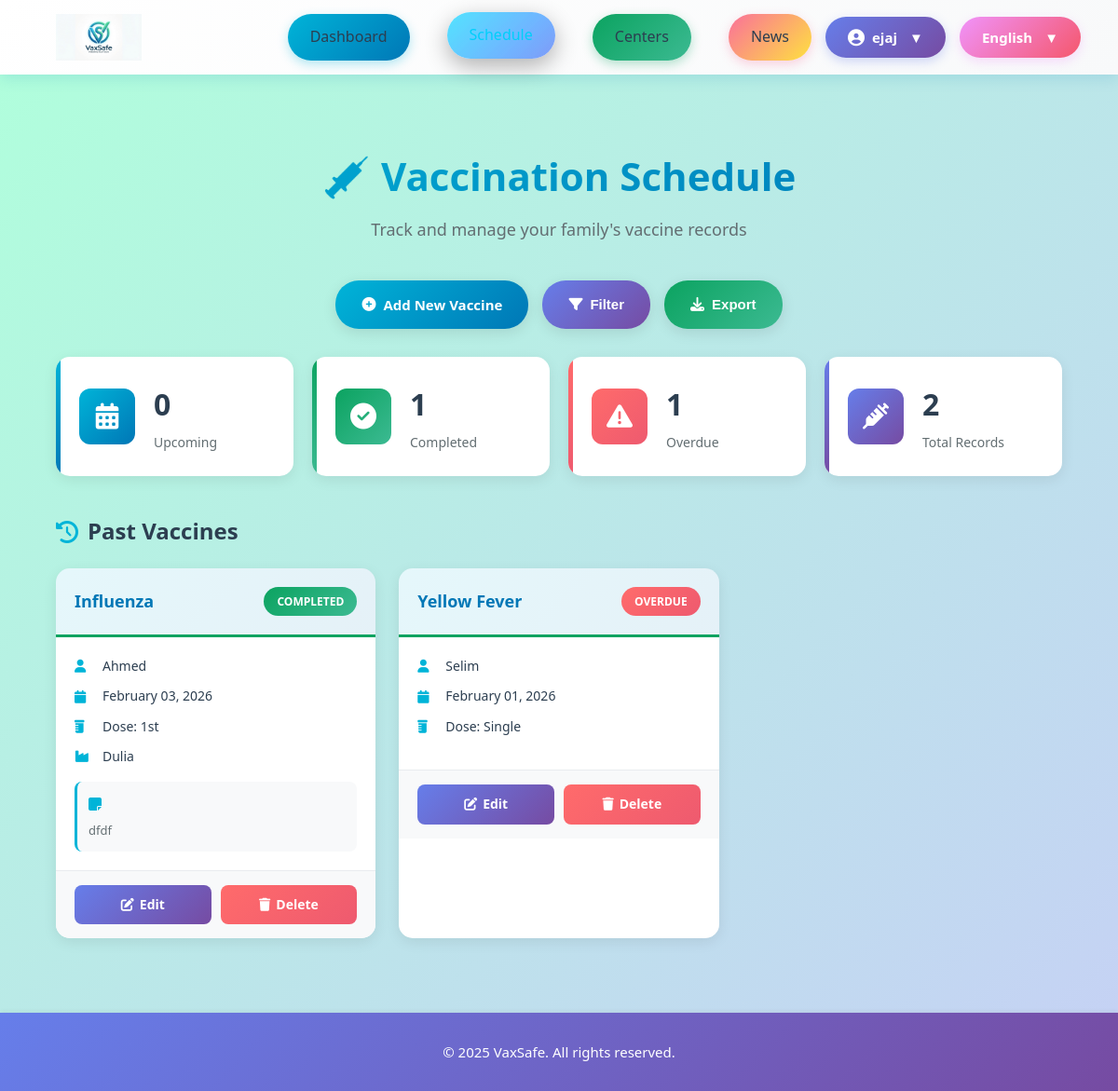
The page /vaccine/schedule/ (signed in) on the database its author committed.
### vaxsafe/models.py (models this page shows, shortened)
class Vaccine(models.Model):
    VACCINE_TYPES = [
        ('COVID-19', 'COVID-19'),
        ('Influenza', 'Influenza (Flu)'),
        ('Hepatitis B', 'Hepatitis B'),
        ('Hepatitis A', 'Hepatitis A'),
        ('MMR', 'MMR (Measles, Mumps, Rubella)'),
        ('Polio', 'Polio'),
        ('DTP', 'DTP (Diphtheria, Tetanus, Pertussis)'),
        ('Varicella', 'Varicella (Chickenpox)'),
        ('HPV', 'HPV (Human Papillomavirus)'),
        ('Pneumococcal', 'Pneumococcal'),
        ('Meningococcal', 'Meningococcal'),
        ('Rotavirus', 'Rotavirus'),
        ('Rabies', 'Rabies'),
        ('Typhoid', 'Typhoid'),
        ('Yellow Fever', 'Yellow Fever'),
        ('Japanese Encephalitis', 'Japanese Encephalitis'),
        ('BCG', 'BCG (Tuberculosis)'),
        ('Other', 'Other'),
    ]
    DOSE_CHOICES = [
        ('1st', '1st Dose'),
        ('2nd', '2nd Dose'),
        ('3rd', '3rd Dose'),
        ('Booster', 'Booster'),
        ('Single', 'Single Dose'),
    ]
    STATUS_CHOICES = [
        ('Scheduled', 'Scheduled'),
        ('Completed', 'Completed'),
        ('Overdue', 'Overdue'),
        ('Cancelled', 'Cancelled'),
    ]
    user = models.ForeignKey(
        User,
        on_delete=models.CASCADE,
        related_name='vaccines',
        help_text='The user who owns this vaccine record'
    )
    family_member = models.ForeignKey(
        'FamilyMember',
        on_delete=models.CASCADE,
        null=True,
        blank=True,
        related_name='vaccines',
        help_text='The family member this vaccine is for (optional)'
    )
    name = models.CharField(
        max_length=100,
        choices=VACCINE_TYPES,
        help_text='Name of the vaccine'
    )
    dose_number = models.CharField(
        max_length=20,
        choices=DOSE_CHOICES,
        default='1st',
        help_text='Dose number (1st, 2nd, Booster, etc.)'
    )
    manufacturer = models.CharField(
        max_length=100,
        blank=True,
        null=True,
        help_text='Vaccine manufacturer (e.g., Pfizer, Moderna)'
    )
    batch_number = models.CharField(
        max_length=50,
        blank=True,
        null=True,
        help_text='Vaccine batch/lot number'
    )
    date_administered = models.DateField(
        help_text='Date the vaccine was/will be administered'
    )
    next_dose_date = models.DateField(
        null=True,
        blank=True,
        help_text='Date for the next dose (if applicable)'
    )
    location = models.CharField(
        max_length=200,
        blank=True,
        null=True,
        help_text='Location where vaccine was administered'
    )
    healthcare_provider = models.CharField(
        max_length=100,
        blank=True,
        null=True,
        help_text='Name of healthcare provider who administered the vaccine'
    )
    status = models.CharField(
        max_length=20,
        choices=STATUS_CHOICES,
        default='Scheduled',
        help_text='Current status of the vaccination'
    )
    notes = models.TextField(
        blank=True,
        null=True,
        help_text='Additional notes or side effects'
    )
    side_effects = models.TextField(
        blank=True,
        null=True,
        help_text='Any side effects experienced'
    )
    created_at = models.DateTimeField(auto_now_add=True)
    updated_at = models.DateTimeField(auto_now=True)
    class Meta:
        ordering = ['-date_administered']
        verbose_name = 'Vaccine'
        verbose_name_plural = 'Vaccines'
        indexes = [
            models.Index(fields=['user', 'date_administered']),
            models.Index(fields=['status']),
            models.Index(fields=['family_member']),
        ]
    def get_recipient_name(self):
        if self.family_member:
            return self.family_member.name
        return self.user.get_full_name() or self.user.username

class FamilyMember(models.Model):
    RELATIONSHIP_CHOICES = [
        ('Self', 'Self'),
        ('Spouse', 'Spouse'),
        ('Child', 'Child'),
        ('Parent', 'Parent'),
        ('Sibling', 'Sibling'),
        ('Grandparent', 'Grandparent'),
        ('Grandchild', 'Grandchild'),
        ('Other', 'Other'),
    ]
    GENDER_CHOICES = [
        ('Male', 'Male'),
        ('Female', 'Female'),
        ('Other', 'Other')
    ]
    NOTIFICATION_CHOICES = [
        ("Email", "Email"),
        ("SMS", "SMS"),
        ("App Notification", "App Notification")
    ]
    user = models.ForeignKey(User, on_delete=models.CASCADE, related_name="family_members")
    name = models.CharField(max_length=100, help_text="Full name of family member")
    age = models.PositiveIntegerField(blank=True, null=True, help_text="Age (optional if DOB provided)")
    date_of_birth = models.DateField(blank=True, null=True, help_text="Date of birth")
    gender = models.CharField(max_length=10, choices=GENDER_CHOICES, blank=True, null=True)
    relation = models.CharField(max_length=50, choices=RELATIONSHIP_CHOICES, help_text="Relationship to user")
    blood_group = models.CharField(max_length=5, blank=True, null=True, help_text="Blood group (e.g., A+, O-)")
    vaccine_name = models.CharField(max_length=100, blank=True, null=True,
                                    help_text="Legacy field - use Vaccine model instead")
    date_time = models.DateTimeField(blank=True, null=True, help_text="Legacy field")
    notification_type = models.CharField(max_length=50, choices=NOTIFICATION_CHOICES, blank=True, null=True)
    created_at = models.DateTimeField(auto_now_add=True)
    updated_at = models.DateTimeField(auto_now=True)
    class Meta:
        ordering = ['name']
        verbose_name = 'Family Member'
        verbose_name_plural = 'Family Members'
        indexes = [
            models.Index(fields=['user', 'name']),
        ]

### vaxsafe/views.py (the view)
# urls.py: path('vaccine/schedule/', views.vaccine_schedule, name='vaccine_schedule'),
@login_required
def vaccine_schedule(request):
    member_filter = request.GET.get('member', '')
    status_filter = request.GET.get('status', '')
    vaccines = Vaccine.objects.filter(user=request.user).select_related('family_member')
    if member_filter:
        if member_filter == 'self':
            vaccines = vaccines.filter(family_member__isnull=True)
        else:
            vaccines = vaccines.filter(family_member_id=member_filter)
    if status_filter:
        vaccines = vaccines.filter(status=status_filter)
    today = timezone.now().date()
    Vaccine.objects.filter(
        user=request.user,
        status='Scheduled',
        date_administered__lt=today
    ).update(status='Overdue')
    upcoming_vaccines = vaccines.filter(date_administered__gte=today).order_by('date_administered')
    past_vaccines = vaccines.filter(date_administered__lt=today).order_by('-date_administered')
    family_members = FamilyMember.objects.filter(user=request.user)
    total_count = vaccines.count()
    upcoming_count = upcoming_vaccines.count()
    completed_count = vaccines.filter(status='Completed').count()
    overdue_count = vaccines.filter(status='Overdue').count()
    context = {
        'vaccines': vaccines,
        'upcoming_vaccines': upcoming_vaccines,
        'past_vaccines': past_vaccines,
        'family_members': family_members,
        'total_count': total_count,
        'upcoming_count': upcoming_count,
        'completed_count': completed_count,
        'overdue_count': overdue_count,
        'selected_member': member_filter,
        'selected_status': status_filter,
        'title': 'Vaccine Schedule'
    }
    return render(request, 'htmlpages/vaccine_schedule.html', context)

### templates/htmlpages/vaccine_schedule.html (shortened to what this page needs)
{% extends "base_log.html" %}
{% load static %}
{% block content %}
<div class="vaccine-schedule-page">
  <div class="schedule-header">
    <h2>💉 Vaccination Schedule</h2>
    <p class="subtitle">Track and manage your family's vaccine records</p>
  </div>
  <div class="schedule-actions">
    <a href="{% url 'add_vaccine' %}" class="action-btn btn-add">
      <i class="fa fa-plus-circle"></i> Add New Vaccine
    </a>
    <button class="action-btn btn-filter" onclick="toggleFilters()">
      <i class="fa fa-filter"></i> Filter
    </button>
    <button class="action-btn btn-export">
      <i class="fa fa-download"></i> Export
    </button>
  </div>
  <div class="stats-grid">
    <div class="stat-card stat-upcoming">
      <div class="stat-icon">
        <i class="fa fa-calendar-alt"></i>
      </div>
      <div class="stat-content">
        <h3>{{ upcoming_count }}</h3>
        <p>Upcoming</p>
      </div>
    </div>
    <div class="stat-card stat-completed">
      <div class="stat-icon">
        <i class="fa fa-check-circle"></i>
      </div>
      <div class="stat-content">
        <h3>{{ completed_count }}</h3>
        <p>Completed</p>
      </div>
    </div>
    <div class="stat-card stat-overdue">
      <div class="stat-icon">
        <i class="fa fa-exclamation-triangle"></i>
      </div>
      <div class="stat-content">
        <h3>{{ overdue_count }}</h3>
        <p>Overdue</p>
      </div>
    </div>
    <div class="stat-card stat-total">
      <div class="stat-icon">
        <i class="fa fa-syringe"></i>
      </div>
      <div class="stat-content">
        <h3>{{ total_count }}</h3>
        <p>Total Records</p>
      </div>
    </div>
  </div>
  {% if past_vaccines %}
  <section class="vaccines-section">
    <h3 class="section-title">
      <i class="fa fa-history"></i> Past Vaccines
    </h3>
    <div class="vaccines-grid">
      {% for vaccine in past_vaccines %}
      <div class="vaccine-card vaccine-past" data-status="{{ vaccine.status }}">
        <div class="vaccine-card-header">
          <div class="vaccine-type-badge">{{ vaccine.name }}</div>
          <div class="vaccine-status status-{{ vaccine.status|lower }}">
            {{ vaccine.status }}
          </div>
        </div>
        <div class="vaccine-card-body">
          <div class="vaccine-info">
            <div class="info-row">
              <i class="fa fa-user"></i>
              <span>{{ vaccine.get_recipient_name }}</span>
            </div>
            <div class="info-row">
              <i class="fa fa-calendar"></i>
              <span>{{ vaccine.date_administered|date:"F d, Y" }}</span>
            </div>
            <div class="info-row">
              <i class="fa fa-prescription-bottle"></i>
              <span>Dose: {{ vaccine.dose_number }}</span>
            </div>
            {% if vaccine.manufacturer %}
            <div class="info-row">
              <i class="fa fa-industry"></i>
              <span>{{ vaccine.manufacturer }}</span>
            </div>
            {% endif %}
          </div>
          {% if vaccine.notes %}
          <div class="vaccine-notes">
            <i class="fa fa-sticky-note"></i>
            <p>{{ vaccine.notes|truncatewords:15 }}</p>
          </div>
          {% endif %}
        </div>
        <div class="vaccine-card-footer">
          <a href="{% url 'edit_vaccine' vaccine.id %}" class="card-btn btn-edit">
            <i class="fa fa-edit"></i> Edit
          </a>
          <a href="{% url 'delete_vaccine' vaccine.id %}"
             class="card-btn btn-delete"
             onclick="return confirm('Delete this vaccine record?')">
            <i class="fa fa-trash"></i> Delete
          </a>
        </div>
      </div>
      {% endfor %}
    </div>
  </section>
  {% endif %}
</div>
{% endblock %}

### templates/base_log.html (shortened to what this page needs)
{% load static %}
<!DOCTYPE html>
<html lang="en">
<head>
  <link rel="stylesheet" href="{% static 'css/style.css' %}">
  <link rel="stylesheet" href="https://cdnjs.cloudflare.com/ajax/libs/font-awesome/6.4.0/css/all.min.css">
</head>
<body>
  {% include 'nav_two.html' %}
  <main>
    {% block content %}{% endblock %}
  </main>
  <footer class="footer">
  <p>&copy; 2025 VaxSafe. All rights reserved.</p>
</footer>
</body>
</html>

### templates/nav_two.html (shortened to what this page needs)
{% load static %}
<nav class="nav_two">
  <div class="logo">
    <a href="{% url 'dashboard' %}">
      <img src="{% static 'images/logo.png' %}" alt="VaxSafe Logo">
    </a>
  </div>
  <ul class="nav-links">
    <li><a href="{% url 'dashboard' %}" class="nav-btn nav-btn-1">Dashboard</a></li>
    <li><a href="{% url 'vaccine_schedule' %}" class="nav-btn nav-btn-2">Schedule</a></li>
   <li><a href="{% url 'centers' %}" class="nav-btn nav-btn-3">Centers</a></li>
    <li><a href="{% url 'news_list' %}" class="nav-btn nav-btn-4">News</a></li>
    <li class="profile-menu">
      <button class="nav-btn nav-btn-profile" id="profile-btn" onclick="toggleDropdown(event, 'profile-dropdown')">
        <i class="fa fa-user-circle"></i> {{ request.user.first_name|default:request.user.username }} <span class="dropdown-arrow">▼</span>
      </button>
    </li>
    <li class="lang-menu">
      <button class="nav-btn nav-btn-lang" id="lang-btn" onclick="toggleDropdown(event, 'lang-dropdown')">
        English <span class="dropdown-arrow">▼</span>
      </button>
    </li>
  </ul>
</nav>

### rows shown on the page
Vaccine: name "Influenza", status "COMPLETED", get_recipient_name "Ahmed", date_administered "February 03, 2026", dose_number "1st", manufacturer "Dulia", notes "dfdf"
Vaccine: name "Yellow Fever", status "OVERDUE", get_recipient_name "Selim", date_administered "February 01, 2026", dose_number "Single"

### other values the page prints
{{ request.user.first_name|default:request.user.username }} "ejaj"
{{ upcoming_count }} "0"
{{ completed_count }} "1"
{{ overdue_count }} "1"
{{ total_count }} "2"
